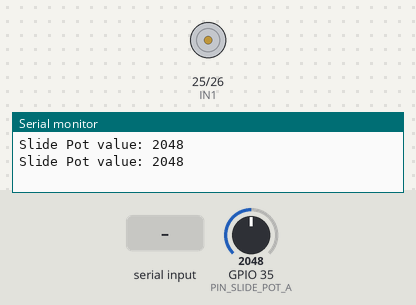
Recording of a sketch running on a simulated ESP32. Parts: motor-driver pin pairs drawn as motors (green arrow = first pin HIGH = forward, orange = second pin HIGH = backward, longer = more drive, scaled by the enable pin), the last lines printed to the serial monitor. The test bench sets the inputs (shaded band); at power-on: GPIO 35 (PIN_SLIDE_POT_A) = 2048.

Above: at 1.2 s.
1.3 s: "up\n" received over Serial
At 1.42 s:
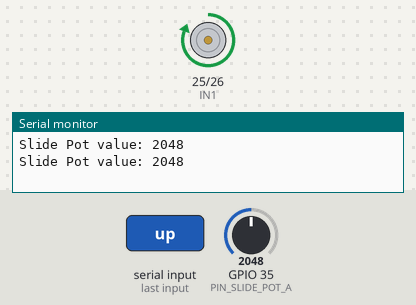
3.0 s: "down\n" received over Serial
At 3.12 s:
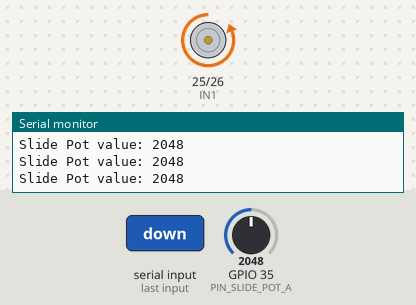
Timing chart, 0 to 6.0 s (numbered marks = the images above; inputs shaded):
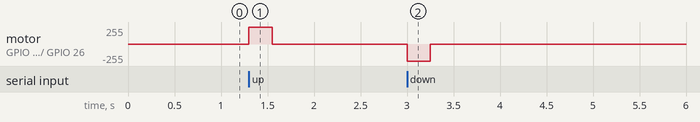

The sketch:

esp32test.ino
```cpp
#define PIN_SLIDE_POT_A 35
String command = "";

// Motor direction pins
const int IN1 = 25;
const int IN2 = 26;
const int ENA = 27;

// Variable to track the last time we printed to the Serial monitor
unsigned long lastPrintTime = 0;

void setup() {
  Serial.begin(115200);

  pinMode(PIN_SLIDE_POT_A, INPUT);
  pinMode(IN1, OUTPUT);
  pinMode(IN2, OUTPUT);
  pinMode(ENA, OUTPUT);

  // Start stopped
  digitalWrite(IN1, LOW);
  digitalWrite(IN2, LOW);
  analogWrite(ENA, 255);
}

void loop() {
  // 1. Only print the pot value every 500 milliseconds to prevent Serial flooding
  if (millis() - lastPrintTime >= 500) {
    int value_slide_pot_a = analogRead(PIN_SLIDE_POT_A);
    Serial.print("Slide Pot value: ");
    Serial.println(value_slide_pot_a);

    // Reset the timer
    lastPrintTime = millis();
  }

  // 2. Check for commands
  if (Serial.available()) {
    command = Serial.readStringUntil('\n');
    command.trim(); // Removes whitespace and hidden carriage returns

    if (command == "up") {
      moveForward();
    }
    else if (command == "down") {
      moveBackward();
    }
  }
}

void moveForward() {
  digitalWrite(IN1, HIGH);
  digitalWrite(IN2, LOW);
  delay(250);
  stopMotor();
}

void moveBackward() {
  digitalWrite(IN1, LOW);
  digitalWrite(IN2, HIGH);
  delay(250);
  stopMotor();
}

void stopMotor() {
  digitalWrite(IN1, LOW);
  digitalWrite(IN2, LOW);
}
```

Measured:
- after the input at 1.3 s, motor on GPIO 25 (IN1) / GPIO 26 (IN2): stopped → forward 255/255 at once, → stopped 0.25 s later
- after the input at 3.0 s, motor on GPIO 25 (IN1) / GPIO 26 (IN2): stopped → backward 255/255 at once, → stopped 0.25 s later
